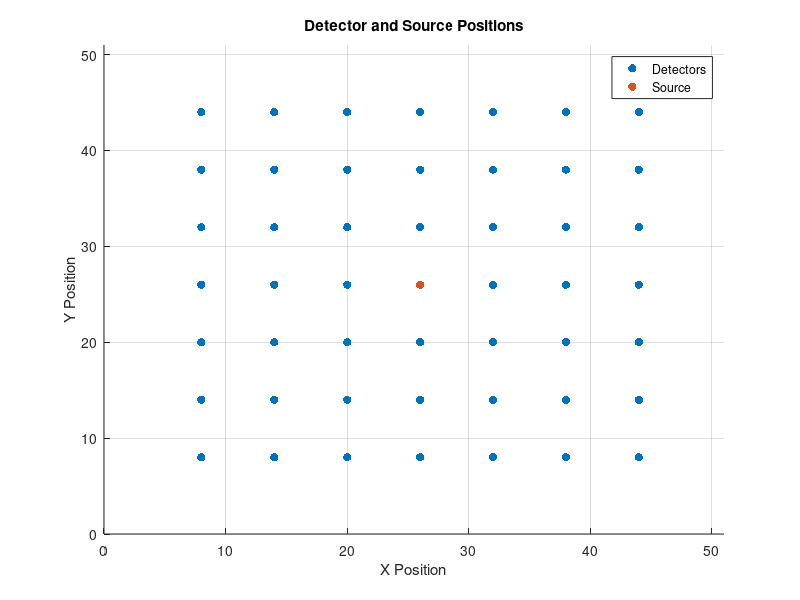

This chart was generated by the following MATLAB code:
%cube_phantom_2 orijnal

% only clear cfg to avoid accidentally clearing other useful data
clear
clear cfg cfgs
clc

% Define the volume size
volume_size = [51, 51, 20];
cfg.nphoton=5e7;
cfg.vol=uint8(ones(volume_size)); % detector FOV
cfg.srcpos=[26 26 1]; % Source position at the center
cfg.unitinmm = 0.1; %0.2
cfg.srcdir=[0 0 1];
cfg.gpuid=1;
% cfg.gpuid='11'; % use two GPUs together
cfg.autopilot=1;
cfg.issrcfrom0=0;
cfg.prop=[0 0 1 1;0.02 1 1.34 0.81];%[mua,mus,n,g] [0 0 1 1;0.005 1 0 1.37];%[mua,mus,n,g]
cfg.tstart=0;
cfg.tend=100e-9;
cfg.tstep=100e-10;
cfg.seed=29012392;
%cfg.savedetflag='dsp';

%%
% Define the detector grid parameters
grid_size = [7, 7]; % [number of detectors along x, number of detectors along y]
detector_radius = 2; % radius of each detector

% Select whether to use manual spacing
use_manual_spacing = 0; % Set this to 1 for manual, 0 for automatic

if use_manual_spacing
    % Manually set the spacing
    spacing_x_manual = 25; % Manually set the spacing in x direction
    spacing_y_manual = 25; % Manually set the spacing in y direction

    % Check if manual spacing exceeds volume size
    max_extent_x = cfg.srcpos(1) + (grid_size(1)-1)/2 * spacing_x_manual;
    max_extent_y = cfg.srcpos(2) + (grid_size(2)-1)/2 * spacing_y_manual;

    if max_extent_x > volume_size(1) || max_extent_y > volume_size(2)
        error('Manual spacing exceeds volume size. Please adjust the spacing or grid size.');
    end

    % Generate detector positions manually around the source point
    [det_x_manual, det_y_manual] = meshgrid(-floor(grid_size(1)/2):floor(grid_size(1)/2), -floor(grid_size(2)/2):floor(grid_size(2)/2));
    det_x_manual = det_x_manual * spacing_x_manual + cfg.srcpos(1);
    det_y_manual = det_y_manual * spacing_y_manual + cfg.srcpos(2);

    % Create detector positions and remove the source position
    detpos = [det_x_manual(:), det_y_manual(:), zeros(numel(det_x_manual), 1), repmat(detector_radius, numel(det_x_manual), 1)];
    is_source = (detpos(:, 1) == cfg.srcpos(1)) & (detpos(:, 2) == cfg.srcpos(2));
    detpos_filtered = detpos(~is_source, :);
else
    % Automatically calculate the spacing based on grid size and source point
    spacing_x_auto = floor(volume_size(1) / (grid_size(1) + 1));
    spacing_y_auto = floor(volume_size(2) / (grid_size(2) + 1));

    % Check if automatic spacing exceeds volume size
    max_extent_x = cfg.srcpos(1) + (grid_size(1)-1)/2 * spacing_x_auto;
    max_extent_y = cfg.srcpos(2) + (grid_size(2)-1)/2 * spacing_y_auto;

    if max_extent_x > volume_size(1) || max_extent_y > volume_size(2)
        error('Automatic spacing exceeds volume size. Please adjust the grid size or source position.');
    end

    % Generate detector positions automatically around the source point
    [det_x_auto, det_y_auto] = meshgrid(-floor(grid_size(1)/2):floor(grid_size(1)/2), -floor(grid_size(2)/2):floor(grid_size(2)/2));
    det_x_auto = det_x_auto * spacing_x_auto + cfg.srcpos(1);
    det_y_auto = det_y_auto * spacing_y_auto + cfg.srcpos(2);

    % Create detector positions and remove the source position
    detpos = [det_x_auto(:), det_y_auto(:), zeros(numel(det_x_auto), 1), repmat(detector_radius, numel(det_x_auto), 1)];
    is_source = (detpos(:, 1) == cfg.srcpos(1)) & (detpos(:, 2) == cfg.srcpos(2));
    detpos_filtered = detpos(~is_source, :);
end

cfg.detpos = detpos_filtered;

% Display the number of detectors generated
disp(['Number of detectors: ', num2str(size(detpos_filtered, 1))]);

% Plot detector positions
figure;
scatter(detpos_filtered(:, 1), detpos_filtered(:, 2), 'filled', 'b'); % Detectors in blue
hold on;
scatter(cfg.srcpos(1), cfg.srcpos(2), 'filled', 'r'); % Source in red
title('Detector and Source Positions');
xlabel('X Position');
ylabel('Y Position');
grid on;
axis([0 volume_size(1) 0 volume_size(2)]);
legend('Detectors', 'Source', 'Location', 'best');
